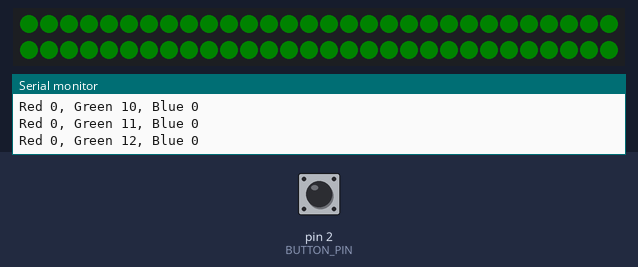
Recording of a sketch running on a simulated Arduino Mega 2560, built with avr-gcc and run on an emulated ATmega2560. Parts: 60 RGB LEDs in strip order, left to right, continuing on the next row, the last lines printed to the serial monitor. The test bench sets the inputs (shaded band); at power-on: pin 2 (BUTTON_PIN) HIGH. Dim RGB values are drawn brighter than linear; random numbers use the default seed unless the sketch sets one.

Above: at 0.47 s.
At 4.12 s:
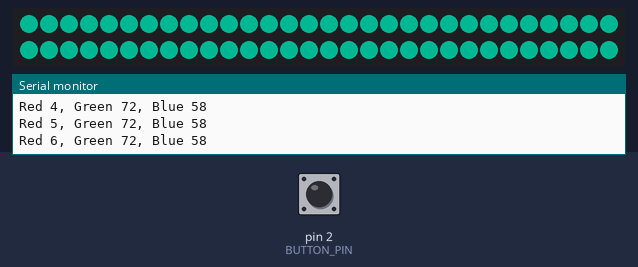
At 8.1 s:
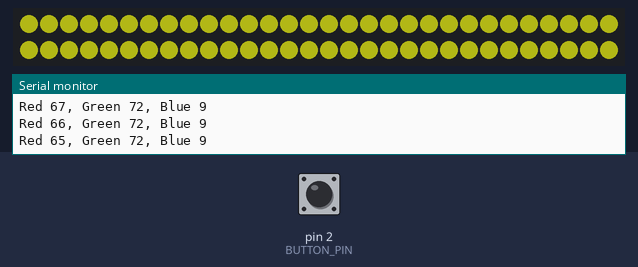
At 14.48 s:
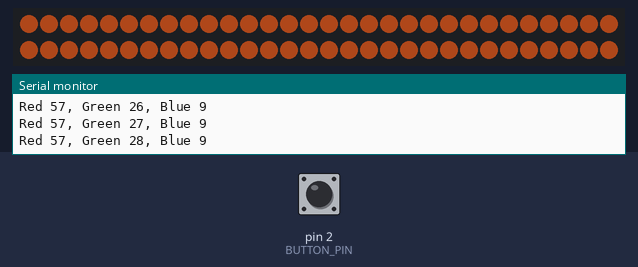
At 19.92 s:
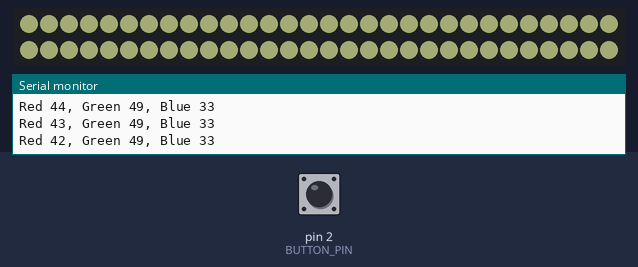
At 39.14 s:
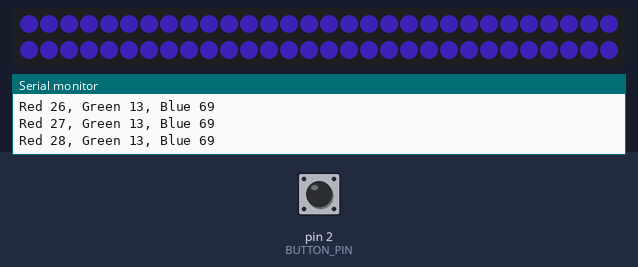

The sketch:

FinalScreenSaver.ino
```cpp
#include <Adafruit_NeoPixel.h>
#include <stdlib.h>
#include <Time.h>
#ifdef __AVR__
  #include <avr/power.h>
#endif

#define PIN            31

#define BUTTON_PIN   2

int NUMPIXELS = 60;

int delayval = 0;

int runStrip = 0;

Adafruit_NeoPixel pixels = Adafruit_NeoPixel(NUMPIXELS, PIN, NEO_GRB + NEO_KHZ800);

void setup() {
  Serial.begin(9600);
  pinMode(BUTTON_PIN, INPUT_PULLUP);
  Serial.print("Hello!");
  Serial.print("\n");
  pixels.begin();
  pixels.show();
  pixels.setBrightness(500);

}

void loop() {

  //pixels.show();
  bool newState = digitalRead(BUTTON_PIN);
  if (newState == HIGH)
  {
    // Short delay to debounce button.
    delay(100);
    newState = digitalRead(BUTTON_PIN);
    if (newState == HIGH)
    {
      runStrip = 1;
      Serial.print(runStrip);
      Serial.print("\n");
    }

  }
  if(runStrip==1)
    {
      colorFade(25, 100, 0, 0, 0);
      runStrip = 0;
      Serial.print(runStrip);
      Serial.print("\n");
      pixels.show();
    }
  }
  void showStrip() {
 #ifdef ADAFRUIT_NEOPIXEL_H
   // NeoPixel
   pixels.show();
 #endif
}

void setPixel(int Pixel, byte red, byte green, byte blue) {
 #ifdef ADAFRUIT_NEOPIXEL_H
   // NeoPixel
   pixels.setPixelColor(Pixel, pixels.Color(red, green, blue));
 #endif
}

void setAll(int red, int green, int blue) {
  char buff[256];
  sprintf(buff, "Red %d, Green %d, Blue %d\n", red, green, blue);
  Serial.print(buff);
  for(int i = 0; i < NUMPIXELS; i++ ) {
    setPixel(i, red, green, blue);
  }
  showStrip();
}
  void colorFade(int waitTime, int maxColor, int r, int g, int b) {
    while(1) {
      int color = random(0,3);
      int colorAmount = random(0,maxColor);

      if(color==0) { //Red
        if(r>colorAmount) {
          for(r=r;r>colorAmount;r--) {
            setAll(r,g,b);
            delay(waitTime);
          }
        }
        else {
          for(r=r;r<colorAmount;r++) {
            setAll(r,g,b);
            delay(waitTime);
          }
        }
      }
      if(color==1) { //Green
        if(g>colorAmount) {
          for(g=g;g>colorAmount;g--) {
            setAll(r,g,b);
            delay(waitTime);
          }
        }
        else {
          for(g=g;g<colorAmount;g++) {
            setAll(r,g,b);
            delay(waitTime);
          }
        }
      }
      if(color==2) { //Blue
        if(b>colorAmount) {
          for(b=b;b>colorAmount;b--) {
            setAll(r,g,b);
            delay(waitTime);
          }
        }
        else {
          for(b=b;b<colorAmount;b++) {
            setAll(r,g,b);
            delay(waitTime);
          }
        }
      }

      showStrip();
    }


                    }
```
